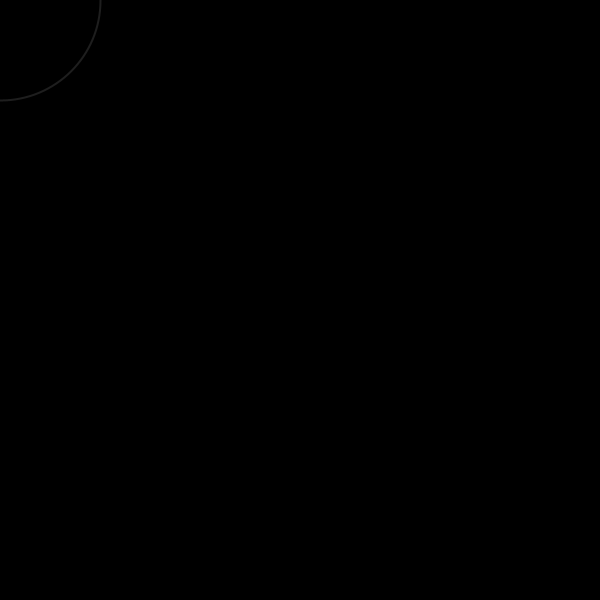
Frame 1 (no input)
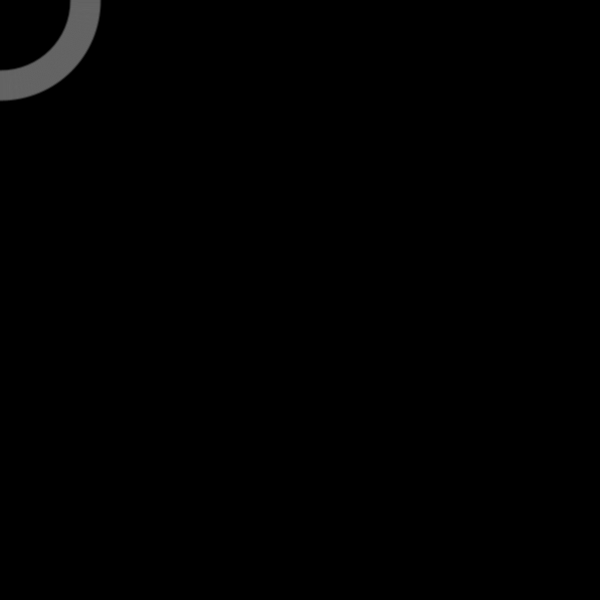
Frame 60 (the mouse pressed at the canvas centre just before this capture)
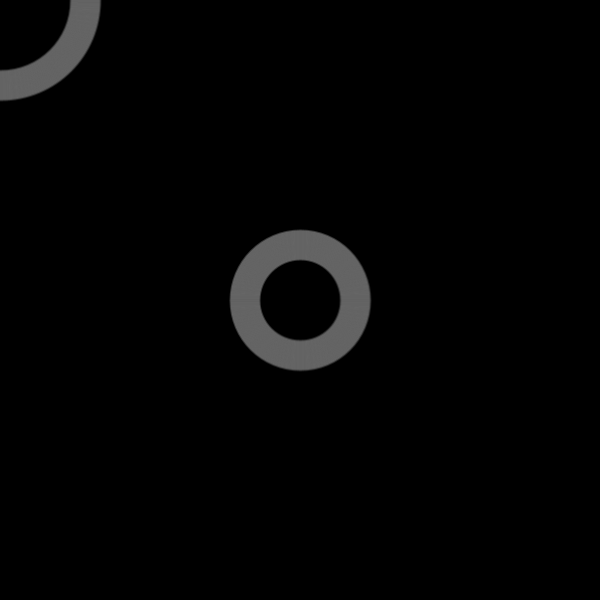
Frame 120 (the mouse held since frame 60 and released just before this capture)

The Processing sketch that drew these frames (run headless with seeded random() and noise(); from frame 60 on, the mouse is pressed at the canvas centre):

// Processing sketch: processing_82583
// ── processing_82583.pde

float[] xPositions = new float[0]; 
float[] yPositions = new float[0]; 

void setup() { 
  size(600,600); 
  frameRate(60);   
}

void draw() { 
  background(0); 
  noFill(); 
  stroke(255, 30);
  strokeWeight(2); 
  
  xPositions = append(xPositions, mouseX); 
  yPositions = append(yPositions, mouseY); 
  
  for(int i=0; i<xPositions.length; i++) { 
    ellipse(xPositions[i], yPositions[i], 200-i,200-i);     
  }
  
  if(xPositions.length>200) { 
    xPositions = subset(xPositions, 1); 
    yPositions = subset(yPositions, 1);   
  }
}
